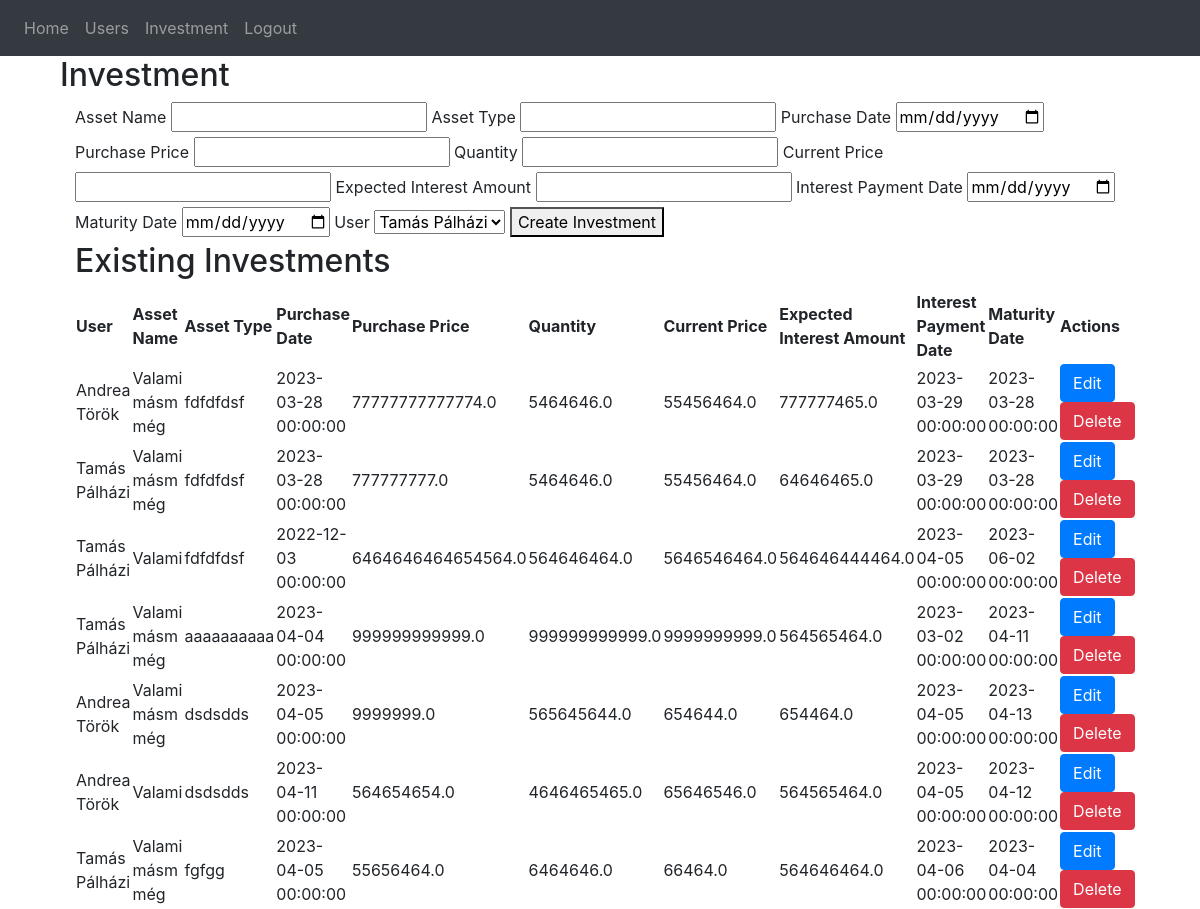
Before: /create-investment (signed in) with the older database file.
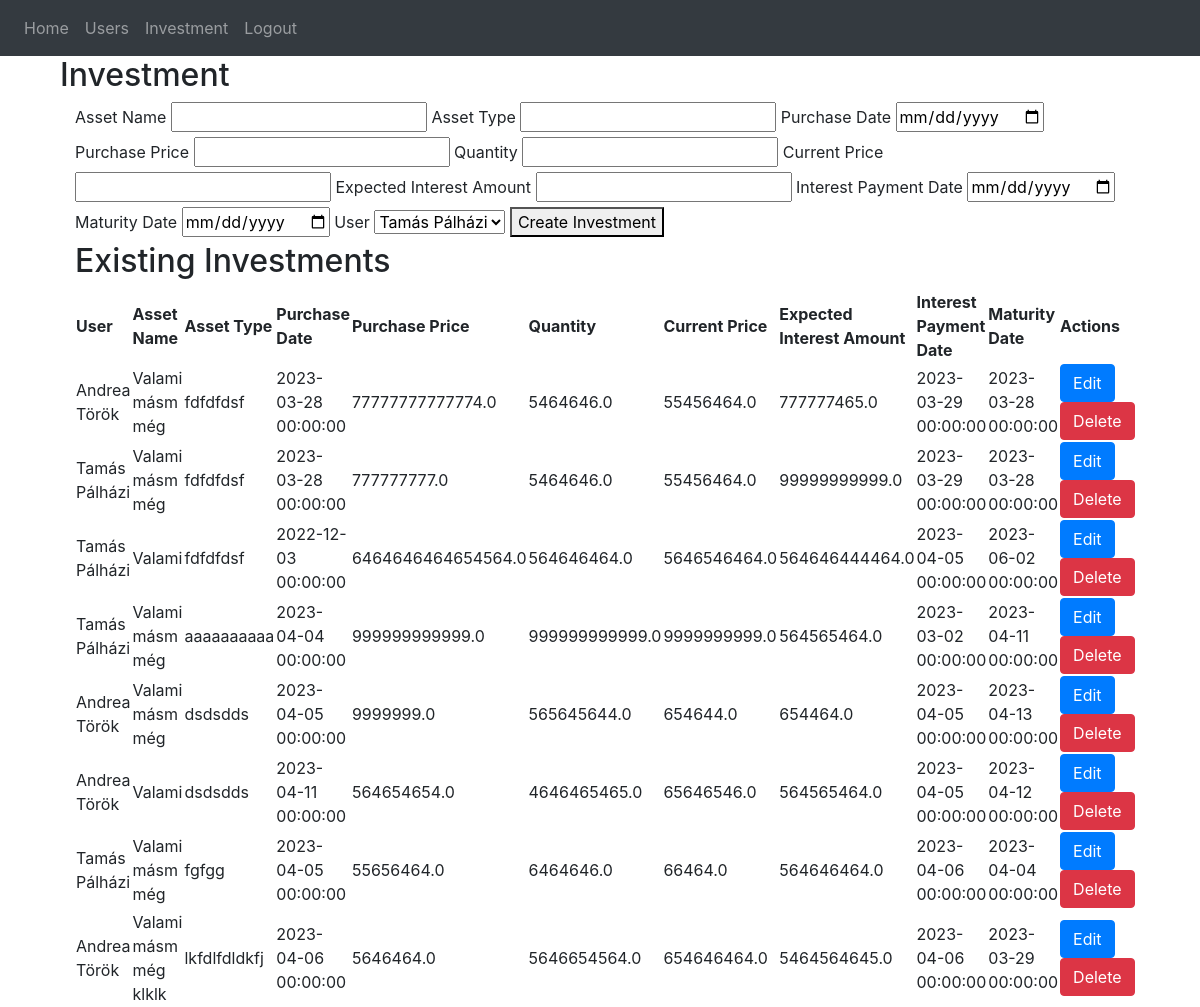
After: the same page with the newer database file.
### website/models.py (models this page shows)
class Investment(db.Model):
    id = db.Column(db.Integer, primary_key=True)
    asset_name = db.Column(db.String(150))
    asset_type = db.Column(db.String(150))
    purchase_date = db.Column(db.DateTime(timezone=True))
    purchase_price = db.Column(db.Float)
    quantity = db.Column(db.Float)
    current_price = db.Column(db.Float)
    expected_interest_amount = db.Column(db.Float)
    interest_payment_date = db.Column(db.DateTime(timezone=True))
    maturity_date = db.Column(db.DateTime(timezone=True))
    user_id = db.Column(db.Integer, db.ForeignKey('user.id'))
    user = db.relationship('User', back_populates='investments')

class User(db.Model, UserMixin):
    id = db.Column(db.Integer, primary_key=True)
    email = db.Column(db.String(150), unique=True)
    password = db.Column(db.String(150))
    first_name = db.Column(db.String(150))
    second_name = db.Column(db.String(150))
    notes = db.relationship('Note')

### website/views.py (the view, shortened to what this page needs)
@views.route('/create-investment', methods=['GET', 'POST'])
@login_required
def create_investment():
    users = User.query.all()
    user_investments = Investment.query.all()
    return render_template("create_investment.html", user_investments=user_investments, user=current_user, users=users)

### website/__init__.py (called while the page is built)
def create_app():
    app = Flask(__name__)
    app.config['SECRET_KEY'] = 'hjshjhdjah kjshkjdhjs'
    app.config['SQLALCHEMY_DATABASE_URI'] = f'sqlite:///{DB_NAME}'
    db.init_app(app)
    from .views import views
    from .auth import auth
    app.register_blueprint(views, url_prefix='/')
    app.register_blueprint(auth, url_prefix='/')
    from .models import User, Note
    with app.app_context():
        db.create_all()
    login_manager = LoginManager()
    login_manager.login_view = 'auth.login'
    login_manager.init_app(app)
    @login_manager.user_loader
    def load_user(id):
        return User.query.get(int(id))
    return app

### website/templates/create_investment.html
{% extends "base.html" %}
{% block content %}
<div class="container">
    <h2>Investment</h2>
    <div class="container">
        <form action="{{ url_for('views.create_investment') }}" method="post">
            <label for="assetName">Asset Name</label>
            <input type="text" name="assetName" id="assetName" required>
            <label for="assetType">Asset Type</label>
            <input type="text" name="assetType" id="assetType" required>
            <label for="purchaseDate">Purchase Date</label>
            <input type="date" name="purchaseDate" id="purchaseDate" required>
            <label for="purchasePrice">Purchase Price</label>
            <input type="number" step="any" name="purchasePrice" id="purchasePrice" required>
            <label for="quantity">Quantity</label>
            <input type="number" step="any" name="quantity" id="quantity" required>
            <label for="currentPrice">Current Price</label>
            <input type="number" step="any" name="currentPrice" id="currentPrice" required>
            <label for="expectedInterestAmount">Expected Interest Amount</label>
            <input type="number" step="any" name="expectedInterestAmount" id="expectedInterestAmount" required>
            <label for="interestPaymentDate">Interest Payment Date</label>
            <input type="date" name="interestPaymentDate" id="interestPaymentDate" required>
            <label for="maturityDate">Maturity Date</label>
            <input type="date" name="maturityDate" id="maturityDate" required>
            <label for="user">User</label>
            <select name="user" id="user" required>
                {% for user in users %}
                <option value="{{ user.id }}">{{ user.first_name }} {{ user.second_name }}</option>
                {% endfor %}
            </select>
            <button type="submit">Create Investment</button>
        </form>
        <h2>Existing Investments</h2>
        <table>
            <thead>
                <tr><th>User</th>
                    <th>Asset Name</th>
                    <th>Asset Type</th>
                    <th>Purchase Date</th>
                    <th>Purchase Price</th>
                    <th>Quantity</th>
                    <th>Current Price</th>
                    <th>Expected Interest Amount</th>
                    <th>Interest Payment Date</th>
                    <th>Maturity Date</th>
                    <th>Actions</th>
                </tr>
            </thead>
            <tbody>
                {% for investment in user_investments %}
                    <tr>
                        <td>{{ investment.user.first_name }} {{ investment.user.second_name }}</td>
                        <td>{{ investment.asset_name }}</td>
                        <td>{{ investment.asset_type }}</td>
                        <td>{{ investment.purchase_date }}</td>
                        <td>{{ investment.purchase_price }}</td>
                        <td>{{ investment.quantity }}</td>
                        <td>{{ investment.current_price }}</td>
                        <td>{{ investment.expected_interest_amount }}</td>
                        <td>{{ investment.interest_payment_date }}</td>
                        <td>{{ investment.maturity_date }}</td>
                        <td>
                            <a href="{{ url_for('views.edit_investment', investment_id=investment.id) }}" class="btn btn-primary">Edit</a>
                            <a href="{{ url_for('views.delete_investment', investment_id=investment.id) }}" class="btn btn-danger">Delete</a>
                        </td>
                    </tr>
                {% endfor %}
            </tbody>
        </table>
    </div>
{% endblock %}

Changed rows visible on the page:
changed Investment (number 2 of 8 on the later page): expected_interest_amount "64646465.0" → "99999999999.0"
added Investment: user.first_name "Andrea", user.second_name "Török", asset_name "Valami másm még klklk", asset_type "lkfdlfdldkfj", purchase_date "2023-04-06 00:00:00", purchase_price "5646464.0", quantity "5646654564.0", current_price "654646464.0", expected_interest_amount "5464564645.0", interest_payment_date "2023-04-06 00:00:00", maturity_date "2023-03-29 00:00:00"
